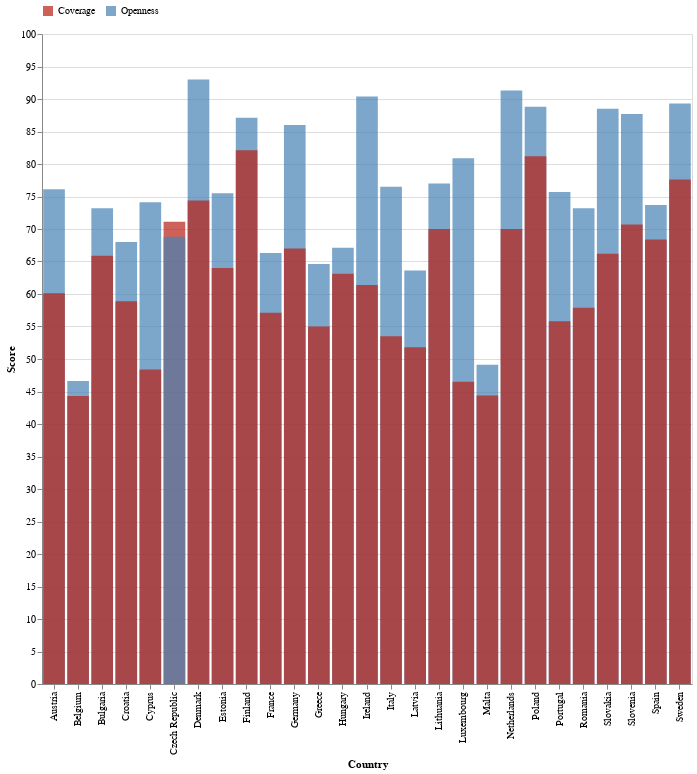

Notebook code for this chart:
### Code cell
bars_layered = alt.Chart(bar_data).mark_bar().encode(
    x="Country:N",
    y=alt.Y('Score:Q',stack=None),
    color=alt.Color('Type:N', scale=alt.Scale(range=['#b91f13', '#4682b4']), legend=alt.Legend(title="", orient="top",titleAnchor='middle')),
    opacity = alt.condition(hover, alt.value(0.7), alt.value(0.2)),
    tooltip= [ alt.Tooltip('Country'),alt.Tooltip('Type',title="Type"), alt.Tooltip('Score',title="Score")],
    #color=alt.condition(selection, alt.Color('Deviation_norm:N', scale=alt.Scale(range=['#b91f13', '#4682b4'])), alt.value("grey")),
).add_selection(
    hover
).properties(
    width=650,
    height=650
)

dot_chart = alt.Chart(bar_data).mark_circle().encode(
    x='Country:N',
    y= 'Overall:Q',
    tooltip= ['Overall'],
    color = alt.value('black'),
)

bars_layered

### Figure 1 — Vega-Lite specification as saved in the notebook (floating-point values rounded to 4 significant figures)
{"config": {"view": {"continuousWidth": 400, "continuousHeight": 300}}, "data": {"name": "data-a9cc25744e11b56aee79e4c1ff46ece7"}, "mark": "bar", "encoding": {"color": {"type": "nominal", "field": "Type", "legend": {"orient": "top", "title": "", "titleAnchor": "middle"}, "scale": {"range": ["#b91f13", "#4682b4"]}}, "opacity": {"condition": {"value": 0.7, "selection": "selector175"}, "value": 0.2}, "tooltip": [{"type": "nominal", "field": "Country"}, {"type": "nominal", "field": "Type", "title": "Type"}, {"type": "quantitative", "field": "Score", "title": "Score"}], "x": {"type": "nominal", "field": "Country"}, "y": {"type": "quantitative", "field": "Score", "stack": null}}, "height": 650, "selection": {"selector175": {"type": "single", "on": "mouseover"}}, "width": 650, "$schema": "https://vega.github.io/schema/vega-lite/v4.8.1.json", "datasets": {"data-a9cc25744e11b56aee79e4c1ff46ece7": [{"Country_Code": "CYP", "Country": "Cyprus", "Overall": 62.3, "Score": 74.1, "Type": "Openness", "Openness": null}, {"Country_Code": "BGR", "Country": "Bulgaria", "Overall": 69.9, "Score": 73.2, "Type": "Openness", "Openness": null}, {"Country_Code": "HUN", "Country": "Hungary", "Overall": 65.3, "Score": 67.1, "Type": "Openness", "Openness": null}, {"Country_Code": "POL", "Country": "Poland", "Overall": 85.3, "Score": 88.8, "Type": "Openness", "Openness": null}, {"Country_Code": "ROU", "Country": "Romania", "Overall": 66.2, "Score": 73.2, "Type": "Openness", "Openness": null}, {"Country_Code": "SVK", "Country": "Slovakia", "Overall": 78.2, "Score": 88.5, "Type": "Openness", "Openness": null}, {"Country_Code": "DNK", "Country": "Denmark", "Overall": 84.4, "Score": 93.0, "Type": "Openness", "Openness": null}, {"Country_Code": "EST", "Country": "Estonia", "Overall": 70.2, "Score": 75.5, "Type": "Openness", "Openness": null}, {"Country_Code": "FIN", "Country": "Finland", "Overall": 84.8, "Score": 87.1, "Type": "Openness", "Openness": null}, {"Country_Code": "IRL", "Country": "Ireland", "Overall": 77.1, "Score": 90.4, "Type": "Openness", "Openness": null}, {"Country_Code": "LVA", "Country": "Latvia", "Overall": 58.2, "Score": 63.6, "Type": "Openness", "Openness": null}, {"Country_Code": "LTU", "Country": "Lithuania", "Overall": 73.8, "Score": 77.0, "Type": "Openness", "Openness": null}, {"Country_Code": "SWE", "Country": "Sweden", "Overall": 83.9, "Score": 89.3, "Type": "Openness", "Openness": null}, {"Country_Code": "HRV", "Country": "Croatia", "Overall": 63.8, "Score": 68.0, "Type": "Openness", "Openness": null}, {"Country_Code": "GRC", "Country": "Greece", "Overall": 60.1, "Score": 64.6, "Type": "Openness", "Openness": null}, {"Country_Code": "ITA", "Country": "Italy", "Overall": 65.9, "Score": 76.5, "Type": "Openness", "Openness": null}, {"Country_Code": "MLT", "Country": "Malta", "Overall": 47.2, "Score": 49.1, "Type": "Openness", "Openness": null}, {"Country_Code": "PRT", "Country": "Portugal", "Overall": 66.5, "Score": 75.7, "Type": "Openness", "Openness": null}, {"Country_Code": "SVN", "Country": "Slovenia", "Overall": 79.9, "Score": 87.7, "Type": "Openness", "Openness": null}, {"Country_Code": "ESP", "Country": "Spain", "Overall": 71.3, "Score": 73.7, "Type": "Openness", "Openness": null}, {"Country_Code": "AUT", "Country": "Austria", "Overall": 68.7, "Score": 76.1, "Type": "Openness", "Openness": null}, {"Country_Code": "BEL", "Country": "Belgium", "Overall": 45.5, "Score": 46.6, "Type": "Openness", "Openness": null}, {"Country_Code": "FRA", "Country": "France", "Overall": 62.0, "Score": 66.3, "Type": "Openness", "Openness": null}, {"Country_Code": "DEU", "Country": "Germany", "Overall": 77.3, "Score": 86.0, "Type": "Openness", "Openness": null}, {"Country_Code": "NLD", "Country": "Netherlands", "Overall": 81.5, "Score": 91.3, "Type": "Openness", "Openness": null}, {"Country_Code": "LUX", "Country": "Luxembourg", "Overall": 65.1, "Score": 80.9, "Type": "Openness", "Openness": null}, {"Country_Code": "CZE", "Country": "Czech Republic", "Overall": 69.8, "Score": 71.1, "Type": "Coverage", "Openness": 68.8}, {"Country_Code": "CYP", "Country": "Cyprus", "Overall": 62.3, "Score": 48.4, "Type": "Coverage", "Openness": 74.1}, {"Country_Code": "BGR", "Country": "Bulgaria", "Overall": 69.9, "Score": 65.9, "Type": "Coverage", "Openness": 73.2}, {"Country_Code": "HUN", "Country": "Hungary", "Overall": 65.3, "Score": 63.1, "Type": "Coverage", "Openness": 67.1}, {"Country_Code": "POL", "Country": "Poland", "Overall": 85.3, "Score": 81.2, "Type": "Coverage", "Openness": 88.8}, {"Country_Code": "ROU", "Country": "Romania", "Overall": 66.2, "Score": 57.9, "Type": "Coverage", "Openness": 73.2}, {"Country_Code": "SVK", "Country": "Slovakia", "Overall": 78.2, "Score": 66.2, "Type": "Coverage", "Openness": 88.5}, {"Country_Code": "DNK", "Country": "Denmark", "Overall": 84.4, "Score": 74.4, "Type": "Coverage", "Openness": 93.0}, {"Country_Code": "EST", "Country": "Estonia", "Overall": 70.2, "Score": 64.0, "Type": "Coverage", "Openness": 75.5}, {"Country_Code": "FIN", "Country": "Finland", "Overall": 84.8, "Score": 82.1, "Type": "Coverage", "Openness": 87.1}, {"Country_Code": "IRL", "Country": "Ireland", "Overall": 77.1, "Score": 61.4, "Type": "Coverage", "Openness": 90.4}, {"Country_Code": "LVA", "Country": "Latvia", "Overall": 58.2, "Score": 51.8, "Type": "Coverage", "Openness": 63.6}, {"Country_Code": "LTU", "Country": "Lithuania", "Overall": 73.8, "Score": 70.0, "Type": "Coverage", "Openness": 77.0}, {"Country_Code": "SWE", "Country": "Sweden", "Overall": 83.9, "Score": 77.6, "Type": "Coverage", "Openness": 89.3}, {"Country_Code": "HRV", "Country": "Croatia", "Overall": 63.8, "Score": 58.9, "Type": "Coverage", "Openness": 68.0}, {"Country_Code": "GRC", "Country": "Greece", "Overall": 60.1, "Score": 55.0, "Type": "Coverage", "Openness": 64.6}, {"Country_Code": "ITA", "Country": "Italy", "Overall": 65.9, "Score": 53.5, "Type": "Coverage", "Openness": 76.5}, {"Country_Code": "MLT", "Country": "Malta", "Overall": 47.2, "Score": 44.4, "Type": "Coverage", "Openness": 49.1}, {"Country_Code": "PRT", "Country": "Portugal", "Overall": 66.5, "Score": 55.8, "Type": "Coverage", "Openness": 75.7}, {"Country_Code": "SVN", "Country": "Slovenia", "Overall": 79.9, "Score": 70.7, "Type": "Coverage", "Openness": 87.7}, {"Country_Code": "ESP", "Country": "Spain", "Overall": 71.3, "Score": 68.4, "Type": "Coverage", "Openness": 73.7}, {"Country_Code": "AUT", "Country": "Austria", "Overall": 68.7, "Score": 60.1, "Type": "Coverage", "Openness": 76.1}, {"Country_Code": "BEL", "Country": "Belgium", "Overall": 45.5, "Score": 44.3, "Type": "Coverage", "Openness": 46.6}, {"Country_Code": "FRA", "Country": "France", "Overall": 62.0, "Score": 57.1, "Type": "Coverage", "Openness": 66.3}, {"Country_Code": "DEU", "Country": "Germany", "Overall": 77.3, "Score": 67.0, "Type": "Coverage", "Openness": 86.0}, {"Country_Code": "NLD", "Country": "Netherlands", "Overall": 81.5, "Score": 70.0, "Type": "Coverage", "Openness": 91.3}, {"Country_Code": "LUX", "Country": "Luxembourg", "Overall": 65.1, "Score": 46.5, "Type": "Coverage", "Openness": 80.9}, {"Country_Code": "CZE", "Country": "Czech Republic", "Overall": 69.8, "Score": 68.8, "Type": "Openness", "Openness": null}]}}
